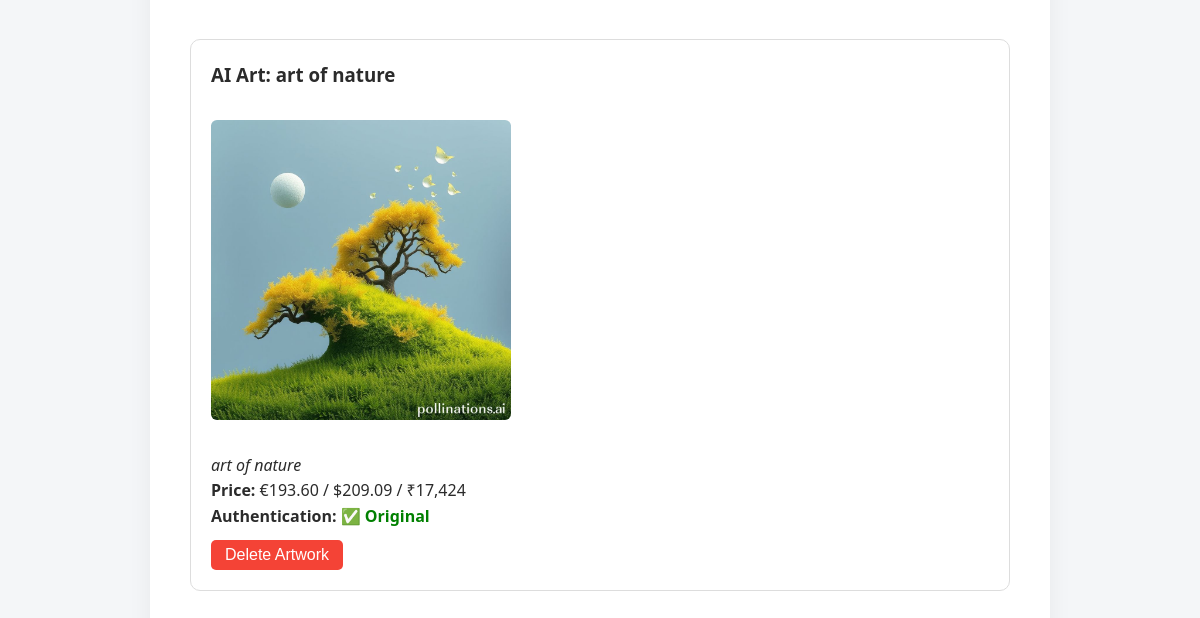
/dashboard (signed in, lower part), run on an earlier commit of the app's database.
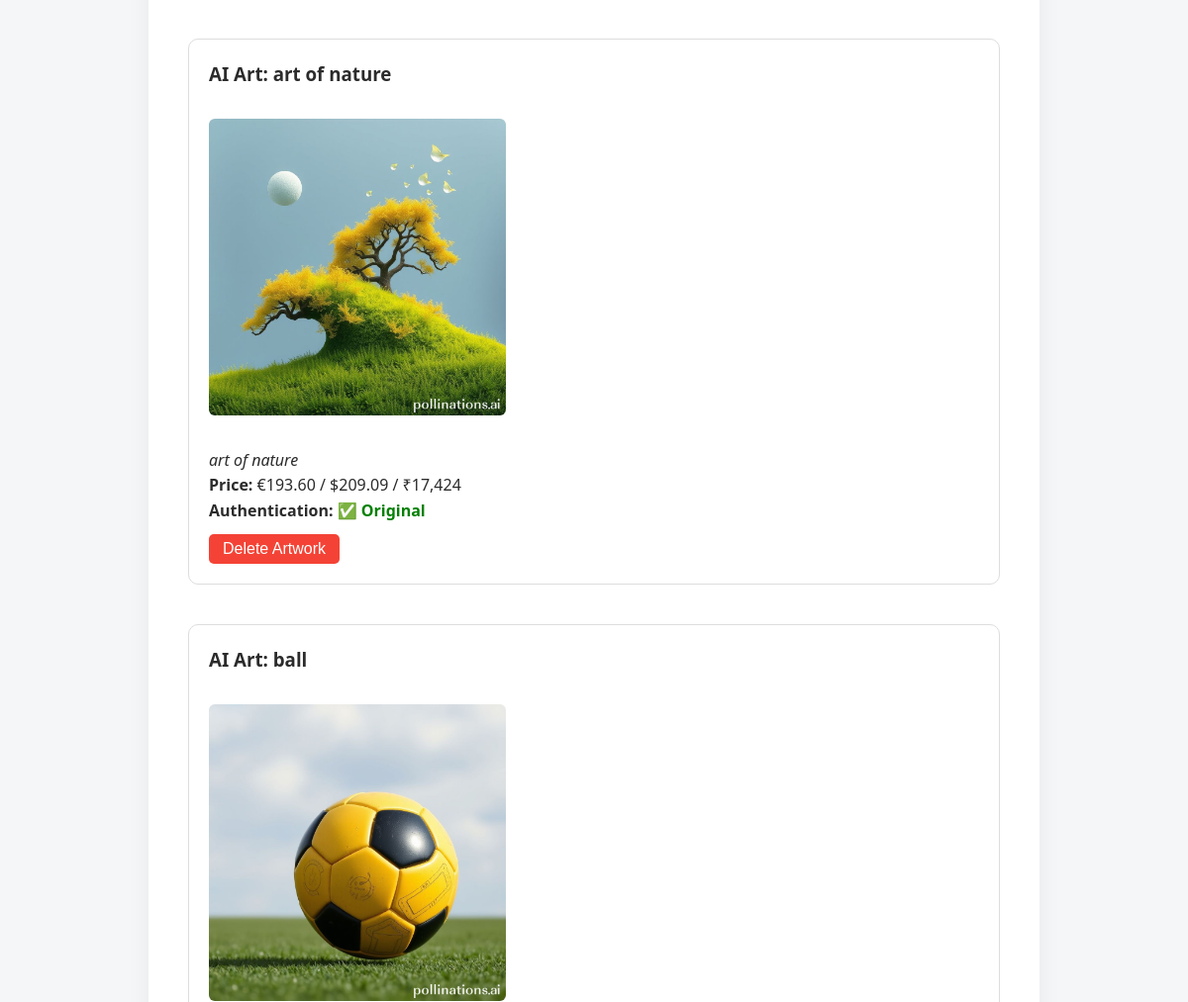
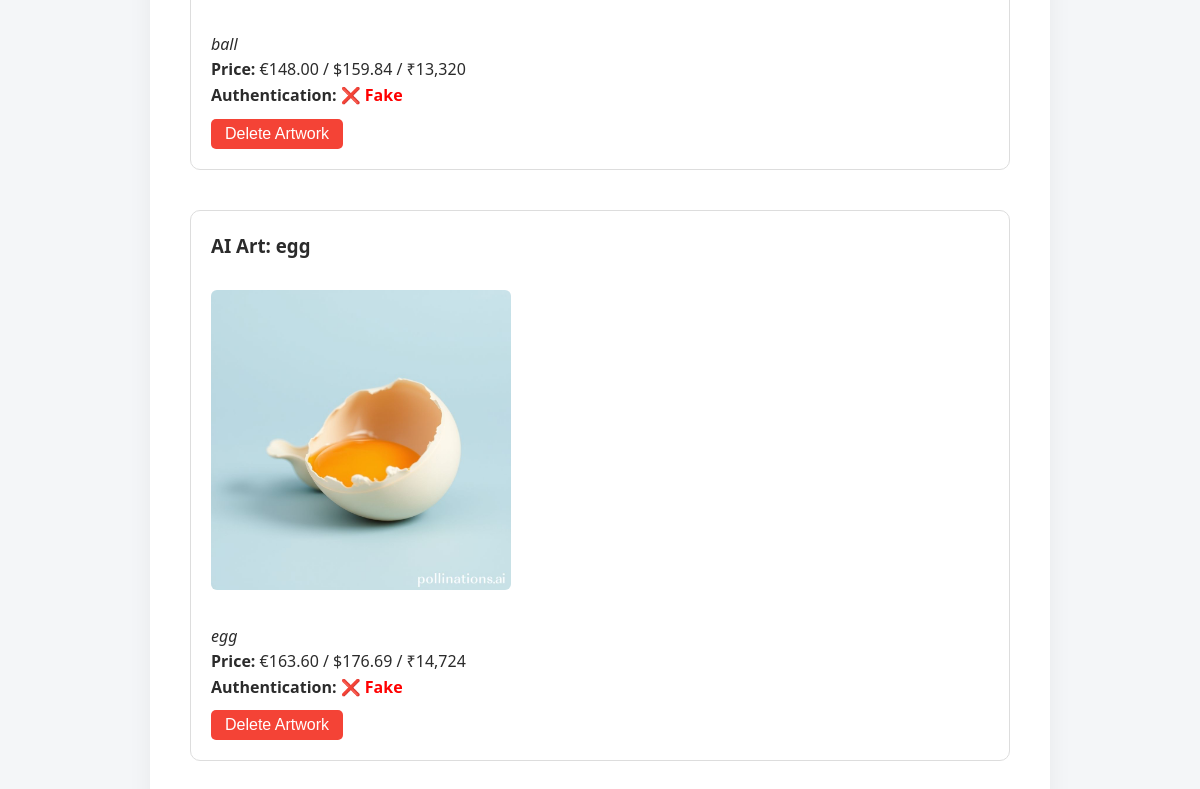
And on a later commit of the database (2 pictures, top to bottom).
### application.py (models this page shows)
class Artwork(db.Model):
    id = db.Column(db.Integer, primary_key=True)
    title = db.Column(db.String(150), nullable=False)
    description = db.Column(db.Text, nullable=False)
    image_url = db.Column(db.String(500), nullable=False)  # Storing local file path
    price = db.Column(db.Float)
    is_authenticated = db.Column(db.Boolean, default=False)
    user_id = db.Column(db.Integer, db.ForeignKey('user.id'), nullable=False)

### application.py (the view)
@application.route('/dashboard')
@login_required
def dashboard():
    artworks = Artwork.query.filter_by(user_id=current_user.id).all()
    return render_template('dashboard.html', artworks=artworks)

### application.py (called while the page is built)
@login_manager.user_loader
def load_user(user_id):
    return User.query.get(int(user_id))

### templates/dashboard.html (shortened to what this page needs)
{% extends "base.html" %}
{% block content %}
{% if artworks %}
    <ul style="list-style: none; padding: 0;">
    {% for art in artworks %}
        <li style="margin-bottom: 40px; padding: 20px; border: 1px solid #ddd; border-radius: 10px;">
            <h3 style="margin-bottom: 10px;">{{ art.title }}</h3>
            <img src="{{ art.image_url }}" alt="{{ art.title }}" width="300" style="border-radius: 6px;"><br><br>
            <p><em>{{ art.description }}</em></p>
            <p><strong>Price:</strong>
                {% if art.price is not none %}
                    €{{ "{:,.2f}".format(art.price) }} /
                    ${{ "{:,.2f}".format(art.price * 1.08) }} /
                    ₹{{ "{:,.0f}".format(art.price * 90) }}
                {% else %}
                    <span style="color: #999;">Pending</span>
                {% endif %}
            </p>
            <p><strong>Authentication:</strong>
                {% if art.is_authenticated %}
                    <span style="color: green; font-weight: bold;">✅ Original</span>
                {% else %}
                    <span style="color: red; font-weight: bold;">❌ Fake</span>
                {% endif %}
            </p>
            <form action="{{ url_for('delete_artwork', artwork_id=art.id) }}" method="POST"
                  onsubmit="return confirm('Are you sure you want to delete this artwork?');">
                <button type="submit"
                        style="padding: 6px 14px; background-color: #f44336; color: white; border: none; border-radius: 5px;">
                    Delete Artwork
                </button>
            </form>
        </li>
    {% endfor %}
    </ul>
{% else %}
    <p>You haven't added any artwork yet.</p>
{% endif %}
{% endblock %}

What changed in the data, as far as the page shows it:
added Artwork: title "AI Art: ball", image_url (picture), description "ball", price "148.00", art.price*1.08 "159.84", art.price*90 "13,320", is_authenticated "❌ Fake"
added Artwork: title "AI Art: egg", image_url (picture), description "egg", price "163.60", art.price*1.08 "176.69", art.price*90 "14,724", is_authenticated "❌ Fake"
